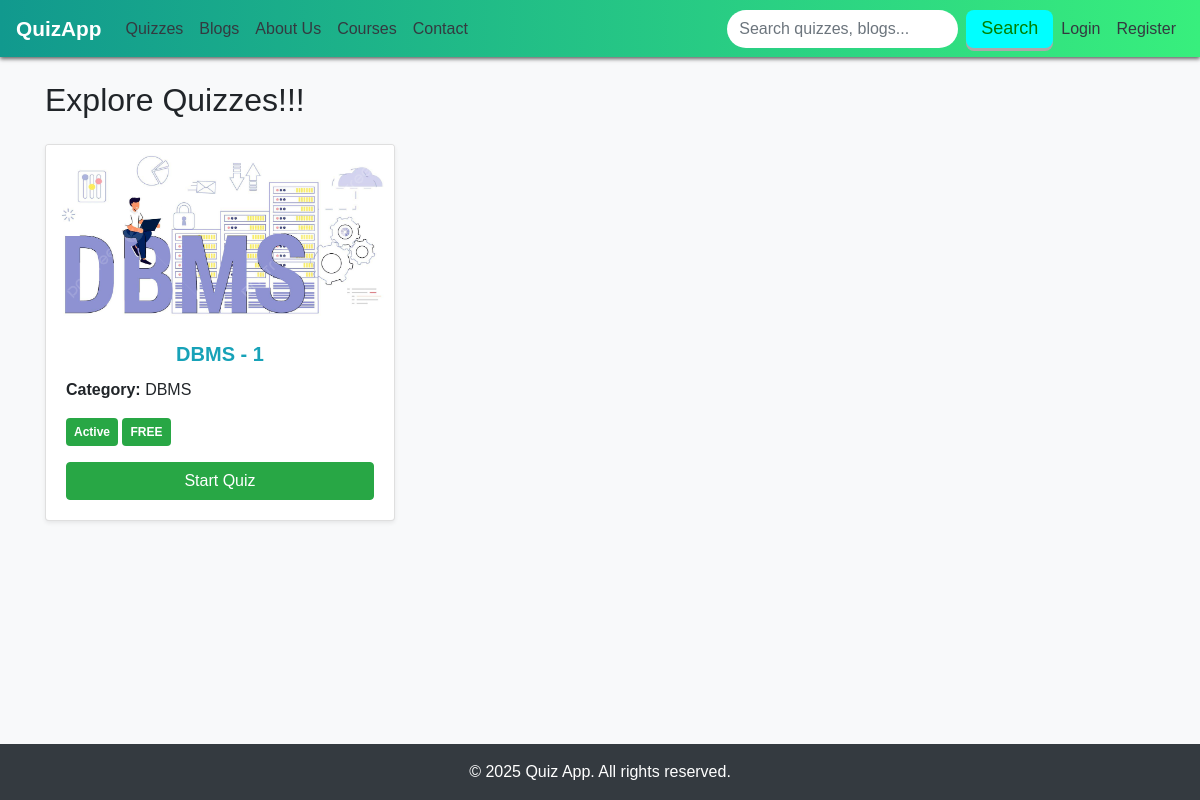
Screenshot of /quizzes/ with the database file from the repository.
### core/models.py (models this page shows, shortened)
class Quiz(models.Model):
    STATUS_CHOICES = (
        ('active', 'Active'),
        ('hold', 'Hold'),
        ('disabled', 'Disabled'),
    )
    title = models.CharField(max_length=200)
    category = models.ForeignKey(Category, on_delete=models.CASCADE)
    image = models.ImageField(upload_to='quiz_images/', null=True, blank=True)
    description = models.TextField(blank=True, null=True)
    is_paid = models.BooleanField(default=False)  # Free or Paid
    price = models.DecimalField(max_digits=6, decimal_places=2, default=0.00)  # Only used if paid
    status = models.CharField(max_length=20, choices=STATUS_CHOICES, default='active')
    created_at = models.DateTimeField(auto_now_add=True)

class Category(models.Model):
    name = models.CharField(max_length=100, unique=True)
    description = models.CharField(max_length=500, blank=True, null=True)

### core/views.py (the view)
# urls.py: path('quizzes/', views.quiz_list, name='quiz_list'),
def quiz_list(request):
    quizzes = Quiz.objects.all().order_by('-status')
    return render(request, 'core/quiz_list.html', {'quizzes': quizzes})

### templates/core/quiz_list.html
{% extends 'core/base.html' %}
{% block content %}
{% load static %}
<h2 class="mb-4">Explore Quizzes!!!</h2>
<div class="row">
  {% for quiz in quizzes %}
  <div class="col-md-4 mb-4">
    <div class="card h-100 shadow-sm">
      {% if quiz.image %}
      <img src="{{ quiz.image.url }}" class="card-img-top" alt="{{ quiz.title }}">
      {% else %}
      <img src="{% static 'images/dbms-1.png' %}" class="card-img-top" alt="Default Quiz Image">
      {% endif %}
      <div class="card-body">
        <h5 class="card-title text-center text-info" style="font-weight:bold">{{ quiz.title }}</h5>
        <p class="card-text"><strong>Category:</strong> {{ quiz.category.name }}</p>
        <p>
          {% if quiz.status == 'active' %}
            <span class="badge badge-success p-2">Active</span>
          {% elif quiz.status == 'hold' %}
            <span class="badge badge-warning p-2">On Hold</span>
          {% else %}
            <span class="badge badge-secondary p-2">Disabled</span>
          {% endif %}
          {% if not quiz.is_paid %}
            <span class="badge badge-success p-2">FREE</span>
          {% else %}
            <span class="badge badge-warning p-2">PAID</span>
            &emsp; &emsp; <span class="text-muted font-weight-bold">PRICE: ₹ {{ quiz.price }}</span>
          {% endif %}
      </p>
        {% if quiz.status == 'active' %}
          <a href="{% url 'start_quiz' quiz.id %}" class="btn btn-success btn-block">Start Quiz</a>
        {% else %}
          <button class="btn btn-secondary btn-block" disabled>Unavailable</button>
        {% endif %}
      </div>
    </div>
  </div>
  {% endfor %}
</div>
{% endblock %}

### static/css/style.css (style rules this page uses)
body { font-family: 'Segoe UI', sans-serif; }

### static/core/style.css (style rules this page uses)
.card { box-shadow: 0 0 10px rgba(0,0,0,0.05); }
html, body { height: 100%; margin: 0; display: flex; flex-direction: column; }
body { font-family: Arial, sans-serif; background-color: #f8f9fa; }

### rows the page displays
Quiz: title "DBMS - 1", category.name "DBMS", status "Active", is_paid "FREE"
